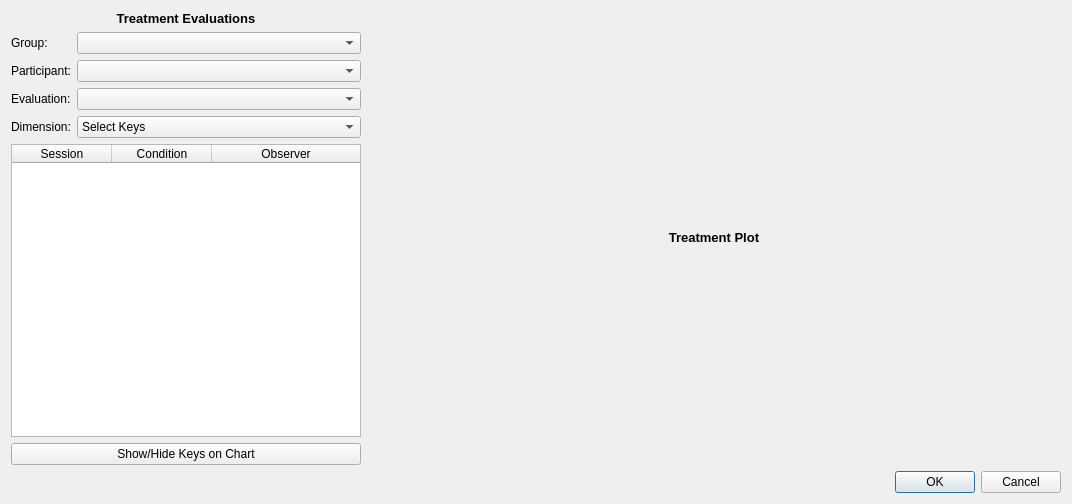
<?xml version="1.0" encoding="UTF-8"?>
<ui version="4.0">
 <class>EvaluationViewerDialog</class>
 <widget class="QDialog" name="EvaluationViewerDialog">
  <property name="geometry">
   <rect>
    <x>0</x>
    <y>0</y>
    <width>1072</width>
    <height>504</height>
   </rect>
  </property>
  <property name="windowTitle">
   <string>Dialog</string>
  </property>
  <layout class="QVBoxLayout" name="verticalLayout">
   <item>
    <layout class="QHBoxLayout" name="horizontalLayout">
     <item>
      <widget class="QFrame" name="frameHack">
       <property name="minimumSize">
        <size>
         <width>200</width>
         <height>0</height>
        </size>
       </property>
       <property name="maximumSize">
        <size>
         <width>350</width>
         <height>16777215</height>
        </size>
       </property>
       <layout class="QVBoxLayout" name="verticalLayout_5">
        <property name="spacing">
         <number>6</number>
        </property>
        <property name="leftMargin">
         <number>0</number>
        </property>
        <property name="topMargin">
         <number>0</number>
        </property>
        <property name="rightMargin">
         <number>0</number>
        </property>
        <property name="bottomMargin">
         <number>0</number>
        </property>
        <item>
         <layout class="QVBoxLayout" name="verticalLayout_3">
          <property name="sizeConstraint">
           <enum>QLayout::SetMinAndMaxSize</enum>
          </property>
          <item>
           <widget class="QLabel" name="label_5">
            <property name="sizePolicy">
             <sizepolicy hsizetype="Minimum" vsizetype="Preferred">
              <horstretch>0</horstretch>
              <verstretch>0</verstretch>
             </sizepolicy>
            </property>
            <property name="text">
             <string>&lt;html&gt;&lt;head/&gt;&lt;body&gt;&lt;p align=&quot;center&quot;&gt;&lt;span style=&quot; font-size:10pt; font-weight:600;&quot;&gt;Treatment Evaluations&lt;/span&gt;&lt;/p&gt;&lt;/body&gt;&lt;/html&gt;</string>
            </property>
           </widget>
          </item>
          <item>
           <layout class="QFormLayout" name="formLayout">
            <property name="sizeConstraint">
             <enum>QLayout::SetDefaultConstraint</enum>
            </property>
            <property name="fieldGrowthPolicy">
             <enum>QFormLayout::ExpandingFieldsGrow</enum>
            </property>
            <property name="labelAlignment">
             <set>Qt::AlignLeading|Qt::AlignLeft|Qt::AlignVCenter</set>
            </property>
            <property name="formAlignment">
             <set>Qt::AlignLeading|Qt::AlignLeft|Qt::AlignTop</set>
            </property>
            <item row="0" column="0">
             <widget class="QLabel" name="label">
              <property name="text">
               <string>Group:</string>
              </property>
             </widget>
            </item>
            <item row="0" column="1">
             <widget class="QComboBox" name="comboBoxGroup">
              <property name="sizePolicy">
               <sizepolicy hsizetype="Expanding" vsizetype="Fixed">
                <horstretch>0</horstretch>
                <verstretch>0</verstretch>
               </sizepolicy>
              </property>
              <property name="minimumSize">
               <size>
                <width>200</width>
                <height>0</height>
               </size>
              </property>
             </widget>
            </item>
            <item row="1" column="0">
             <widget class="QLabel" name="label_2">
              <property name="text">
               <string>Participant:</string>
              </property>
             </widget>
            </item>
            <item row="1" column="1">
             <widget class="QComboBox" name="comboBoxIndividual">
              <property name="sizePolicy">
               <sizepolicy hsizetype="Expanding" vsizetype="Fixed">
                <horstretch>0</horstretch>
                <verstretch>0</verstretch>
               </sizepolicy>
              </property>
              <property name="minimumSize">
               <size>
                <width>200</width>
                <height>0</height>
               </size>
              </property>
             </widget>
            </item>
            <item row="2" column="0">
             <widget class="QLabel" name="label_3">
              <property name="text">
               <string>Evaluation:</string>
              </property>
             </widget>
            </item>
            <item row="2" column="1">
             <widget class="QComboBox" name="comboBoxEvaluation">
              <property name="sizePolicy">
               <sizepolicy hsizetype="Expanding" vsizetype="Fixed">
                <horstretch>0</horstretch>
                <verstretch>0</verstretch>
               </sizepolicy>
              </property>
              <property name="minimumSize">
               <size>
                <width>200</width>
                <height>0</height>
               </size>
              </property>
             </widget>
            </item>
            <item row="3" column="0">
             <widget class="QLabel" name="label_6">
              <property name="text">
               <string>Dimension:</string>
              </property>
             </widget>
            </item>
            <item row="3" column="1">
             <widget class="QComboBox" name="comboBoxDimension">
              <property name="sizePolicy">
               <sizepolicy hsizetype="Expanding" vsizetype="Fixed">
                <horstretch>0</horstretch>
                <verstretch>0</verstretch>
               </sizepolicy>
              </property>
              <item>
               <property name="text">
                <string>Select Keys</string>
               </property>
              </item>
              <item>
               <property name="text">
                <string>Frequency</string>
               </property>
              </item>
              <item>
               <property name="text">
                <string>Duration</string>
               </property>
              </item>
             </widget>
            </item>
           </layout>
          </item>
          <item>
           <widget class="QTableWidget" name="tableWidget">
            <property name="sizePolicy">
             <sizepolicy hsizetype="Expanding" vsizetype="Expanding">
              <horstretch>0</horstretch>
              <verstretch>0</verstretch>
             </sizepolicy>
            </property>
            <property name="editTriggers">
             <set>QAbstractItemView::NoEditTriggers</set>
            </property>
            <property name="selectionBehavior">
             <enum>QAbstractItemView::SelectRows</enum>
            </property>
            <attribute name="horizontalHeaderStretchLastSection">
             <bool>true</bool>
            </attribute>
            <attribute name="verticalHeaderVisible">
             <bool>false</bool>
            </attribute>
            <column>
             <property name="text">
              <string>Session</string>
             </property>
            </column>
            <column>
             <property name="text">
              <string>Condition</string>
             </property>
            </column>
            <column>
             <property name="text">
              <string>Observer</string>
             </property>
            </column>
           </widget>
          </item>
          <item>
           <widget class="QPushButton" name="pushButton">
            <property name="text">
             <string>Show/Hide Keys on Chart</string>
            </property>
           </widget>
          </item>
         </layout>
        </item>
       </layout>
      </widget>
     </item>
     <item>
      <layout class="QVBoxLayout" name="verticalLayout_2">
       <item>
        <widget class="QLabel" name="label_4">
         <property name="sizePolicy">
          <sizepolicy hsizetype="MinimumExpanding" vsizetype="Maximum">
           <horstretch>0</horstretch>
           <verstretch>0</verstretch>
          </sizepolicy>
         </property>
         <property name="text">
          <string>&lt;html&gt;&lt;head/&gt;&lt;body&gt;&lt;p align=&quot;center&quot;&gt;&lt;span style=&quot; font-size:10pt; font-weight:600;&quot;&gt;Treatment Plot&lt;/span&gt;&lt;/p&gt;&lt;/body&gt;&lt;/html&gt;</string>
         </property>
        </widget>
       </item>
       <item>
        <layout class="QVBoxLayout" name="plotLayout"/>
       </item>
      </layout>
     </item>
    </layout>
   </item>
   <item>
    <widget class="QDialogButtonBox" name="buttonBox">
     <property name="orientation">
      <enum>Qt::Horizontal</enum>
     </property>
     <property name="standardButtons">
      <set>QDialogButtonBox::Cancel|QDialogButtonBox::Ok</set>
     </property>
    </widget>
   </item>
  </layout>
 </widget>
 <resources/>
 <connections>
  <connection>
   <sender>buttonBox</sender>
   <signal>accepted()</signal>
   <receiver>EvaluationViewerDialog</receiver>
   <slot>accept()</slot>
   <hints>
    <hint type="sourcelabel">
     <x>248</x>
     <y>254</y>
    </hint>
    <hint type="destinationlabel">
     <x>157</x>
     <y>274</y>
    </hint>
   </hints>
  </connection>
  <connection>
   <sender>buttonBox</sender>
   <signal>rejected()</signal>
   <receiver>EvaluationViewerDialog</receiver>
   <slot>reject()</slot>
   <hints>
    <hint type="sourcelabel">
     <x>316</x>
     <y>260</y>
    </hint>
    <hint type="destinationlabel">
     <x>286</x>
     <y>274</y>
    </hint>
   </hints>
  </connection>
 </connections>
</ui>
